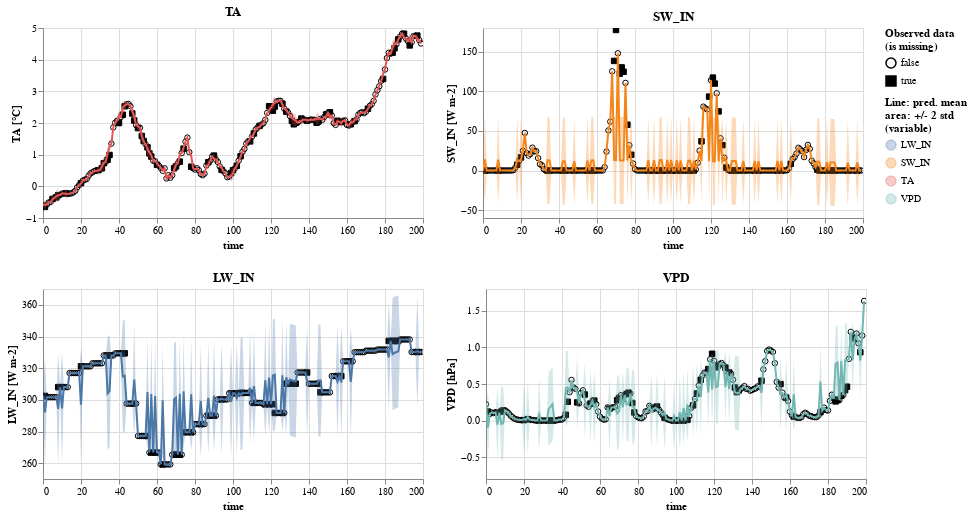

Source (notebook cell):
### Code cell
hai_plot = gpfa_hai.plot_pred(units=units, properties =  {'height': 190 , 'width': 380})

hai_plot.save("plots/plot_hai_winter_4_var_200_obs_random_gaps_row_20_value_10.vl.json")
hai_plot

### Figure 1 — Vega-Lite specification as saved in the notebook (floating-point values rounded to 4 significant figures; data arrays with more than 128 entries replaced by an {"elided": "..."} marker saying what was removed)
{"config": {"view": {"continuousWidth": 400, "continuousHeight": 300}}, "vconcat": [{"hconcat": [{"layer": [{"data": {"name": "data-846d82b44bbd742bda1667e7e7e5a47e"}, "mark": {"type": "point", "color": "black", "fillOpacity": 1, "strokeWidth": 1}, "encoding": {"fill": {"field": "is_missing", "legend": {"title": ["Observed data", "(is missing)"]}, "scale": {"range": ["#ffffff00", "black"]}, "type": "nominal"}, "shape": {"field": "is_missing", "type": "nominal"}, "x": {"field": "time", "type": "quantitative"}, "y": {"field": "value", "scale": {"zero": false}, "title": "TA [°C]", "type": "quantitative"}}}, {"layer": [{"mark": "errorband", "encoding": {"color": {"field": "variable", "legend": {"title": ["Line: pred. mean", "area: +/- 2 std", "(variable)"]}, "type": "nominal"}, "tooltip": [{"field": "std", "format": ".4", "type": "quantitative"}, {"field": "mean", "format": ".4", "type": "quantitative"}], "x": {"field": "time", "type": "quantitative"}, "y": {"field": "err_low", "scale": {"zero": false}, "title": "TA [°C]", "type": "quantitative"}, "y2": {"field": "err_high"}}, "height": 190, "transform": [{"calculate": "datum.mean - 2 * datum.std", "as": "err_low"}, {"calculate": "datum.mean + 2 * datum.std", "as": "err_high"}], "width": 380}, {"mark": "line", "encoding": {"color": {"field": "variable", "type": "nominal"}, "x": {"field": "time", "type": "quantitative"}, "y": {"field": "mean", "scale": {"zero": false}, "title": "TA [°C]", "type": "quantitative"}}, "selection": {"selector001": {"type": "interval", "bind": "scales", "encodings": ["x"]}}, "title": "TA"}], "data": {"name": "data-d5d237daec6bf01b05ad30612385ed2d"}}]}, {"layer": [{"data": {"name": "data-a7d5702c85911f3dd2a3058a7f03a75f"}, "mark": {"type": "point", "color": "black", "fillOpacity": 1, "strokeWidth": 1}, "encoding": {"fill": {"field": "is_missing", "legend": {"title": ["Observed data", "(is missing)"]}, "scale": {"range": ["#ffffff00", "black"]}, "type": "nominal"}, "shape": {"field": "is_missing", "type": "nominal"}, "x": {"field": "time", "type": "quantitative"}, "y": {"field": "value", "scale": {"zero": false}, "title": "SW_IN [W m-2]", "type": "quantitative"}}}, {"layer": [{"mark": "errorband", "encoding": {"color": {"field": "variable", "legend": {"title": ["Line: pred. mean", "area: +/- 2 std", "(variable)"]}, "type": "nominal"}, "tooltip": [{"field": "std", "format": ".4", "type": "quantitative"}, {"field": "mean", "format": ".4", "type": "quantitative"}], "x": {"field": "time", "type": "quantitative"}, "y": {"field": "err_low", "scale": {"zero": false}, "title": "SW_IN [W m-2]", "type": "quantitative"}, "y2": {"field": "err_high"}}, "height": 190, "transform": [{"calculate": "datum.mean - 2 * datum.std", "as": "err_low"}, {"calculate": "datum.mean + 2 * datum.std", "as": "err_high"}], "width": 380}, {"mark": "line", "encoding": {"color": {"field": "variable", "type": "nominal"}, "x": {"field": "time", "type": "quantitative"}, "y": {"field": "mean", "scale": {"zero": false}, "title": "SW_IN [W m-2]", "type": "quantitative"}}, "selection": {"selector001": {"type": "interval", "bind": "scales", "encodings": ["x"]}}, "title": "SW_IN"}], "data": {"name": "data-01767868e0fafd0a5a10c45864a5c566"}}]}]}, {"hconcat": [{"layer": [{"data": {"name": "data-7f7830a0c96b8c4fb62f33111a13b26b"}, "mark": {"type": "point", "color": "black", "fillOpacity": 1, "strokeWidth": 1}, "encoding": {"fill": {"field": "is_missing", "legend": {"title": ["Observed data", "(is missing)"]}, "scale": {"range": ["#ffffff00", "black"]}, "type": "nominal"}, "shape": {"field": "is_missing", "type": "nominal"}, "x": {"field": "time", "type": "quantitative"}, "y": {"field": "value", "scale": {"zero": false}, "title": "LW_IN [W m-2]", "type": "quantitative"}}}, {"layer": [{"mark": "errorband", "encoding": {"color": {"field": "variable", "legend": {"title": ["Line: pred. mean", "area: +/- 2 std", "(variable)"]}, "type": "nominal"}, "tooltip": [{"field": "std", "format": ".4", "type": "quantitative"}, {"field": "mean", "format": ".4", "type": "quantitative"}], "x": {"field": "time", "type": "quantitative"}, "y": {"field": "err_low", "scale": {"zero": false}, "title": "LW_IN [W m-2]", "type": "quantitative"}, "y2": {"field": "err_high"}}, "height": 190, "transform": [{"calculate": "datum.mean - 2 * datum.std", "as": "err_low"}, {"calculate": "datum.mean + 2 * datum.std", "as": "err_high"}], "width": 380}, {"mark": "line", "encoding": {"color": {"field": "variable", "type": "nominal"}, "x": {"field": "time", "type": "quantitative"}, "y": {"field": "mean", "scale": {"zero": false}, "title": "LW_IN [W m-2]", "type": "quantitative"}}, "selection": {"selector001": {"type": "interval", "bind": "scales", "encodings": ["x"]}}, "title": "LW_IN"}], "data": {"name": "data-e89dc56a40f894dc86f4d9ca67e5bf12"}}]}, {"layer": [{"data": {"name": "data-e9197ad81debd9547e657b5e2cc7e00c"}, "mark": {"type": "point", "color": "black", "fillOpacity": 1, "strokeWidth": 1}, "encoding": {"fill": {"field": "is_missing", "legend": {"title": ["Observed data", "(is missing)"]}, "scale": {"range": ["#ffffff00", "black"]}, "type": "nominal"}, "shape": {"field": "is_missing", "type": "nominal"}, "x": {"field": "time", "type": "quantitative"}, "y": {"field": "value", "scale": {"zero": false}, "title": "VPD [hPa]", "type": "quantitative"}}}, {"layer": [{"mark": "errorband", "encoding": {"color": {"field": "variable", "legend": {"title": ["Line: pred. mean", "area: +/- 2 std", "(variable)"]}, "type": "nominal"}, "tooltip": [{"field": "std", "format": ".4", "type": "quantitative"}, {"field": "mean", "format": ".4", "type": "quantitative"}], "x": {"field": "time", "type": "quantitative"}, "y": {"field": "err_low", "scale": {"zero": false}, "title": "VPD [hPa]", "type": "quantitative"}, "y2": {"field": "err_high"}}, "height": 190, "transform": [{"calculate": "datum.mean - 2 * datum.std", "as": "err_low"}, {"calculate": "datum.mean + 2 * datum.std", "as": "err_high"}], "width": 380}, {"mark": "line", "encoding": {"color": {"field": "variable", "type": "nominal"}, "x": {"field": "time", "type": "quantitative"}, "y": {"field": "mean", "scale": {"zero": false}, "title": "VPD [hPa]", "type": "quantitative"}}, "selection": {"selector001": {"type": "interval", "bind": "scales", "encodings": ["x"]}}, "title": "VPD"}], "data": {"name": "data-b7ece9e7f1778072c5f1b4abf9a1541c"}}]}]}, {"hconcat": []}, {"hconcat": []}, {"hconcat": []}, {"hconcat": []}, {"hconcat": []}, {"hconcat": []}, {"hconcat": []}, {"hconcat": []}, {"hconcat": []}, {"hconcat": []}, {"hconcat": []}, {"hconcat": []}, {"hconcat": []}, {"hconcat": []}, {"hconcat": []}, {"hconcat": []}, {"hconcat": []}, {"hconcat": []}, {"hconcat": []}, {"hconcat": []}, {"hconcat": []}, {"hconcat": []}, {"hconcat": []}, {"hconcat": []}, {"hconcat": []}, {"hconcat": []}, {"hconcat": []}, {"hconcat": []}, {"hconcat": []}, {"hconcat": []}, {"hconcat": []}, {"hconcat": []}, {"hconcat": []}, {"hconcat": []}, {"hconcat": []}, {"hconcat": []}, {"hconcat": []}, {"hconcat": []}, {"hconcat": []}, {"hconcat": []}, {"hconcat": []}, {"hconcat": []}, {"hconcat": []}, {"hconcat": []}, {"hconcat": []}, {"hconcat": []}, {"hconcat": []}, {"hconcat": []}, {"hconcat": []}, {"hconcat": []}, {"hconcat": []}, {"hconcat": []}, {"hconcat": []}, {"hconcat": []}, {"hconcat": []}, {"hconcat": []}, {"hconcat": []}, {"hconcat": []}, {"hconcat": []}, {"hconcat": []}, {"hconcat": []}, {"hconcat": []}, {"hconcat": []}, {"hconcat": []}, {"hconcat": []}, {"hconcat": []}, {"hconcat": []}, {"hconcat": []}, {"hconcat": []}, {"hconcat": []}, {"hconcat": []}, {"hconcat": []}, {"hconcat": []}, {"hconcat": []}, {"hconcat": []}, {"hconcat": []}, {"hconcat": []}, {"hconcat": []}, {"hconcat": []}, {"hconcat": []}, {"hconcat": []}, {"hconcat": []}, {"hconcat": []}, {"hconcat": []}, {"hconcat": []}, {"hconcat": []}, {"hconcat": []}, {"hconcat": []}, {"hconcat": []}, {"hconcat": []}, {"hconcat": []}, {"hconcat": []}, {"hconcat": []}, {"hconcat": []}, {"hconcat": []}, {"hconcat": []}, {"hconcat": []}, {"hconcat": []}, {"hconcat": []}, {"hconcat": []}, {"hconcat": []}, {"hconcat": []}, {"hconcat": []}, {"hconcat": []}, {"hconcat": []}, {"hconcat": []}, {"hconcat": []}, {"hconcat": []}, {"hconcat": []}, {"hconcat": []}, {"hconcat": []}, {"hconcat": []}, {"hconcat": []}, {"hconcat": []}, {"hconcat": []}, {"hconcat": []}, {"hconcat": []}, {"hconcat": []}, {"hconcat": []}, {"hconcat": []}, {"hconcat": []}, {"hconcat": []}, {"hconcat": []}, {"hconcat": []}, {"hconcat": []}, {"hconcat": []}, {"hconcat": []}, {"hconcat": []}, {"hconcat": []}, {"hconcat": []}, {"hconcat": []}, {"hconcat": []}, {"hconcat": []}, {"hconcat": []}, {"hconcat": []}, {"hconcat": []}, {"hconcat": []}, {"hconcat": []}, {"hconcat": []}, {"hconcat": []}, {"hconcat": []}, {"hconcat": []}, {"hconcat": []}, {"hconcat": []}, {"hconcat": []}, {"hconcat": []}, {"hconcat": []}, {"hconcat": []}, {"hconcat": []}, {"hconcat": []}, {"hconcat": []}, {"hconcat": []}, {"hconcat": []}, {"hconcat": []}, {"hconcat": []}, {"hconcat": []}, {"hconcat": []}, {"hconcat": []}, {"hconcat": []}, {"hconcat": []}, {"hconcat": []}, {"hconcat": []}, {"hconcat": []}, {"hconcat": []}, {"hconcat": []}, {"hconcat": []}, {"hconcat": []}, {"hconcat": []}, {"hconcat": []}, {"hconcat": []}, {"hconcat": []}, {"hconcat": []}, {"hconcat": []}, {"hconcat": []}, {"hconcat": []}, {"hconcat": []}, {"hconcat": []}, {"hconcat": []}, {"hconcat": []}, {"hconcat": []}, {"hconcat": []}, {"hconcat": []}, {"hconcat": []}, {"hconcat": []}, {"hconcat": []}, {"hconcat": []}, {"hconcat": []}, {"hconcat": []}, {"hconcat": []}, {"hconcat": []}, {"hconcat": []}, {"hconcat": []}, {"hconcat": []}, {"hconcat": []}, {"hconcat": []}, {"hconcat": []}, {"hconcat": []}, {"hconcat": []}, {"hconcat": []}, {"hconcat": []}, {"hconcat": []}, {"hconcat": []}, {"hconcat": []}, {"hconcat": []}, {"hconcat": []}, {"hconcat": []}, {"hconcat": []}, {"hconcat": []}, {"hconcat": []}, {"hconcat": []}, {"hconcat": []}, {"hconcat": []}, {"hconcat": []}, {"hconcat": []}, {"hconcat": []}, {"hconcat": []}, {"hconcat": []}, {"hconcat": []}, {"hconcat": []}, {"hconcat": []}, {"hconcat": []}, {"hconcat": []}, {"hconcat": []}, {"hconcat": []}, {"hconcat": []}, {"hconcat": []}, {"hconcat": []}, {"hconcat": []}, {"hconcat": []}, {"hconcat": []}, {"hconcat": []}, {"hconcat": []}, {"hconcat": []}, {"hconcat": []}, {"hconcat": []}, {"hconcat": []}, {"hconcat": []}, {"hconcat": []}, {"hconcat": []}, {"hconcat": []}, {"hconcat": []}, {"hconcat": []}, {"hconcat": []}, {"hconcat": []}, {"hconcat": []}, {"hconcat": []}, {"hconcat": []}, {"hconcat": []}, {"hconcat": []}, {"hconcat": []}, {"hconcat": []}, {"hconcat": []}, {"hconcat": []}, {"hconcat": []}, {"hconcat": []}, {"hconcat": []}, {"hconcat": []}, {"hconcat": []}, {"hconcat": []}, {"hconcat": []}, {"hconcat": []}, {"hconcat": []}, {"hconcat": []}, {"hconcat": []}, {"hconcat": []}, {"hconcat": []}, {"hconcat": []}, {"hconcat": []}, {"hconcat": []}, {"hconcat": []}, {"hconcat": []}, {"hconcat": []}, {"hconcat": []}, {"hconcat": []}, {"hconcat": []}, {"hconcat": []}, {"hconcat": []}, {"hconcat": []}, {"hconcat": []}, {"hconcat": []}, {"hconcat": []}, {"hconcat": []}, {"hconcat": []}, {"hconcat": []}, {"hconcat": []}, {"hconcat": []}, {"hconcat": []}, {"hconcat": []}, {"hconcat": []}, {"hconcat": []}, {"hconcat": []}, {"hconcat": []}, {"hconcat": []}, {"hconcat": []}, {"hconcat": []}, {"hconcat": []}, {"hconcat": []}, {"hconcat": []}, {"hconcat": []}, {"hconcat": []}, {"hconcat": []}, {"hconcat": []}, {"hconcat": []}, {"hconcat": []}, {"hconcat": []}, {"hconcat": []}, {"hconcat": []}, {"hconcat": []}, {"hconcat": []}, {"hconcat": []}, {"hconcat": []}, {"hconcat": []}, {"hconcat": []}, {"hconcat": []}, {"hconcat": []}, {"hconcat": []}, {"hconcat": []}, {"hconcat": []}, {"hconcat": []}, {"hconcat": []}, {"hconcat": []}, {"hconcat": []}, {"hconcat": []}, {"hconcat": []}, {"hconcat": []}, {"hconcat": []}, {"hconcat": []}, {"hconcat": []}, {"hconcat": []}, {"hconcat": []}, {"hconcat": []}, {"hconcat": []}, {"hconcat": []}, {"hconcat": []}, {"hconcat": []}, {"hconcat": []}, {"hconcat": []}, {"hconcat": []}, {"hconcat": []}, {"hconcat": []}, {"hconcat": []}, {"hconcat": []}, {"hconcat": []}, {"hconcat": []}, {"hconcat": []}, {"hconcat": []}, {"hconcat": []}, {"hconcat": []}, {"hconcat": []}, {"hconcat": []}, {"hconcat": []}, {"hconcat": []}, {"hconcat": []}, {"hconcat": []}, {"hconcat": []}, {"hconcat": []}, {"hconcat": []}, {"hconcat": []}, {"hconcat": []}, {"hconcat": []}, {"hconcat": []}, {"hconcat": []}, {"hconcat": []}, {"hconcat": []}, {"hconcat": []}, {"hconcat": []}, {"hconcat": []}, {"hconcat": []}, {"hconcat": []}, {"hconcat": []}, {"hconcat": []}, {"hconcat": []}, {"hconcat": []}, {"hconcat": []}, {"hconcat": []}, {"hconcat": []}, {"hconcat": []}, {"hconcat": []}, {"hconcat": []}, {"hconcat": []}, {"hconcat": []}, {"hconcat": []}, {"hconcat": []}, {"hconcat": []}, {"hconcat": []}, {"hconcat": []}, {"hconcat": []}, {"hconcat": []}, {"hconcat": []}, {"hconcat": []}, {"hconcat": []}, {"hconcat": []}, {"hconcat": []}, {"hconcat": []}, {"hconcat": []}, {"hconcat": []}, {"hconcat": []}, {"hconcat": []}], "$schema": "https://vega.github.io/schema/vega-lite/v4.17.0.json", "datasets": {"data-846d82b44bbd742bda1667e7e7e5a47e": {"elided": "200 records"}, "data-d5d237daec6bf01b05ad30612385ed2d": {"elided": "200 records"}, "data-a7d5702c85911f3dd2a3058a7f03a75f": {"elided": "200 records"}, "data-01767868e0fafd0a5a10c45864a5c566": {"elided": "200 records"}, "data-7f7830a0c96b8c4fb62f33111a13b26b": {"elided": "200 records"}, "data-e89dc56a40f894dc86f4d9ca67e5bf12": {"elided": "200 records"}, "data-e9197ad81debd9547e657b5e2cc7e00c": {"elided": "200 records"}, "data-b7ece9e7f1778072c5f1b4abf9a1541c": {"elided": "200 records"}}}
